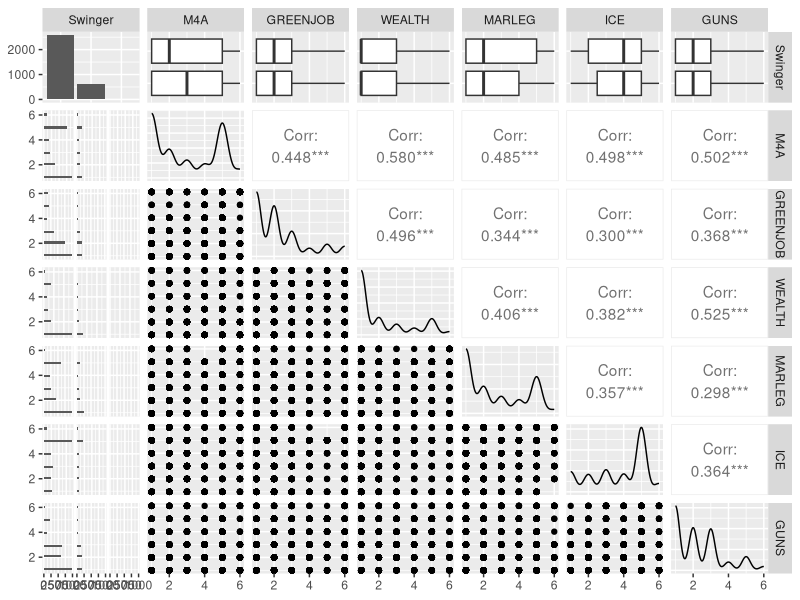
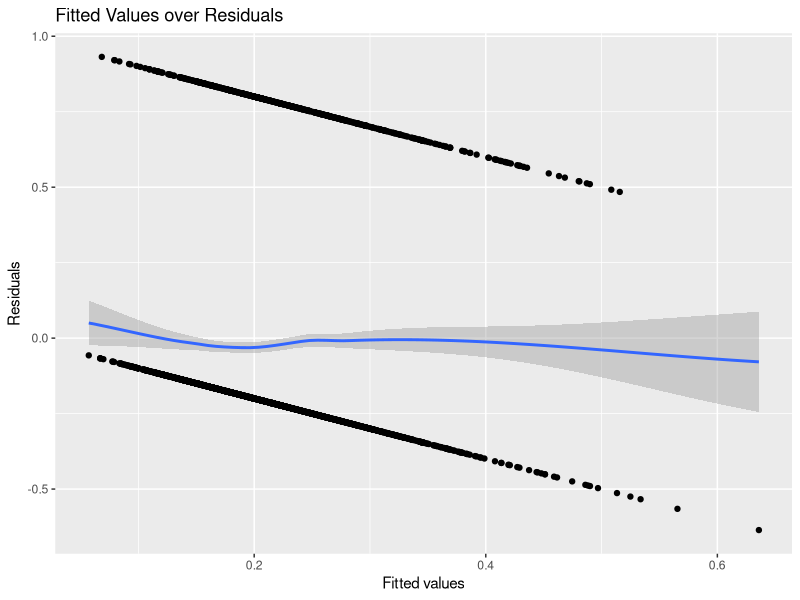
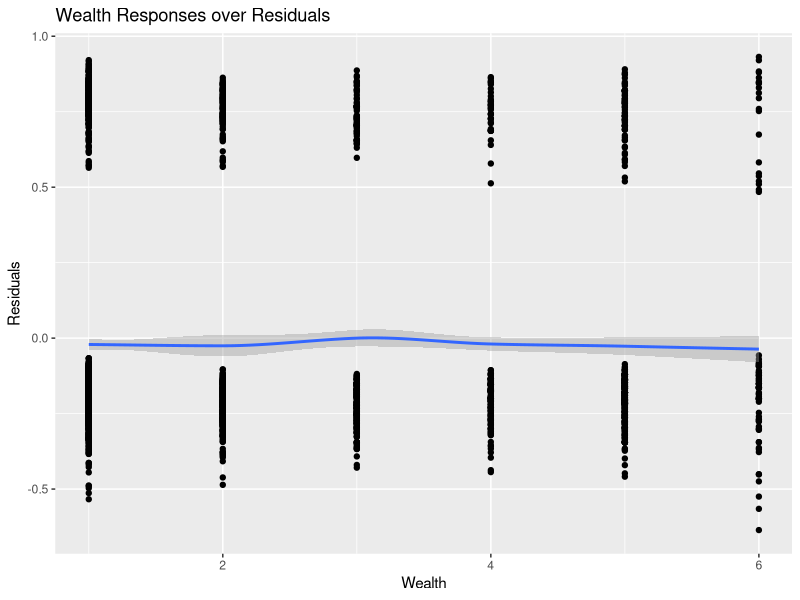
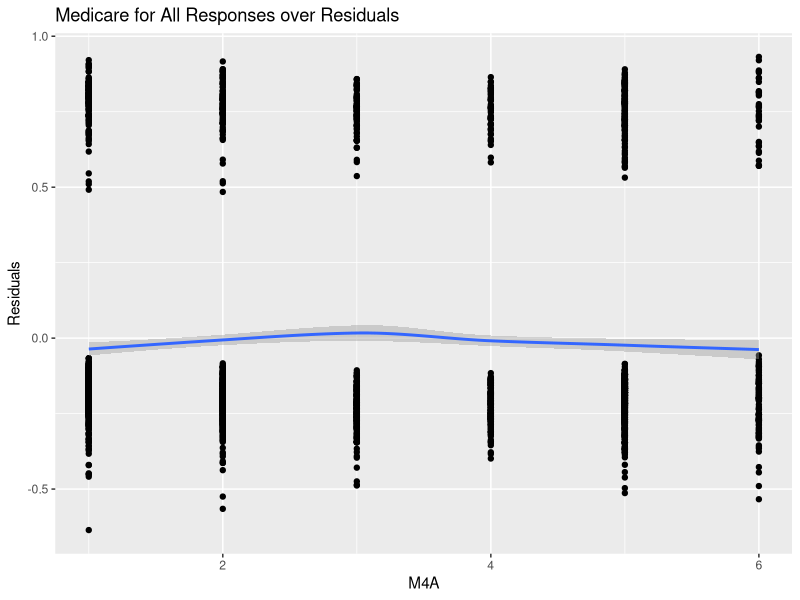
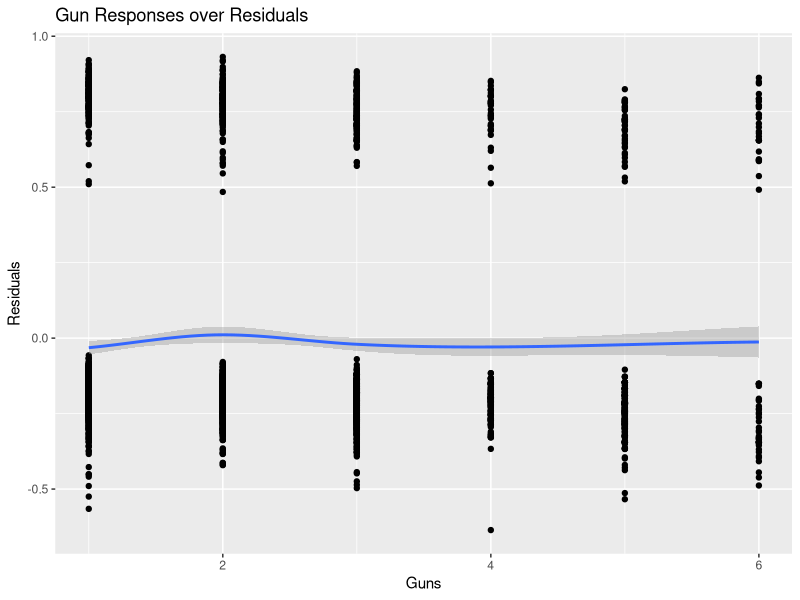
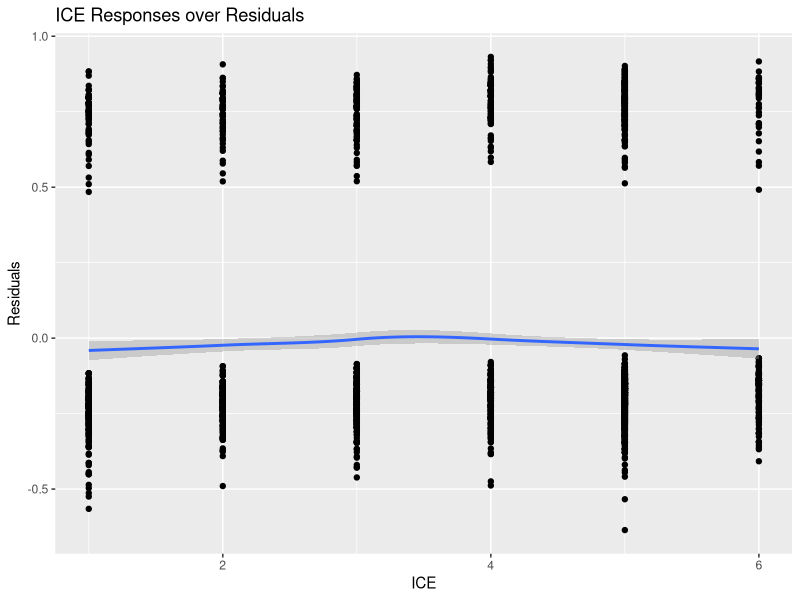
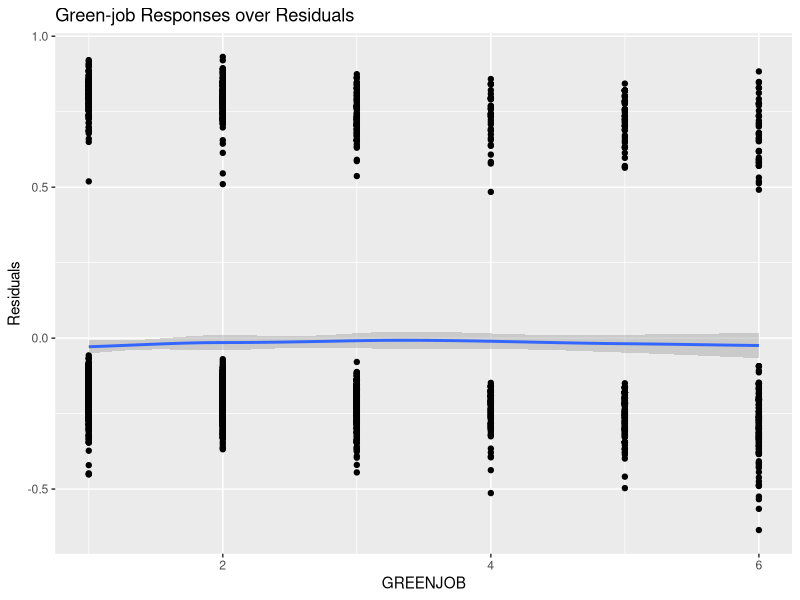
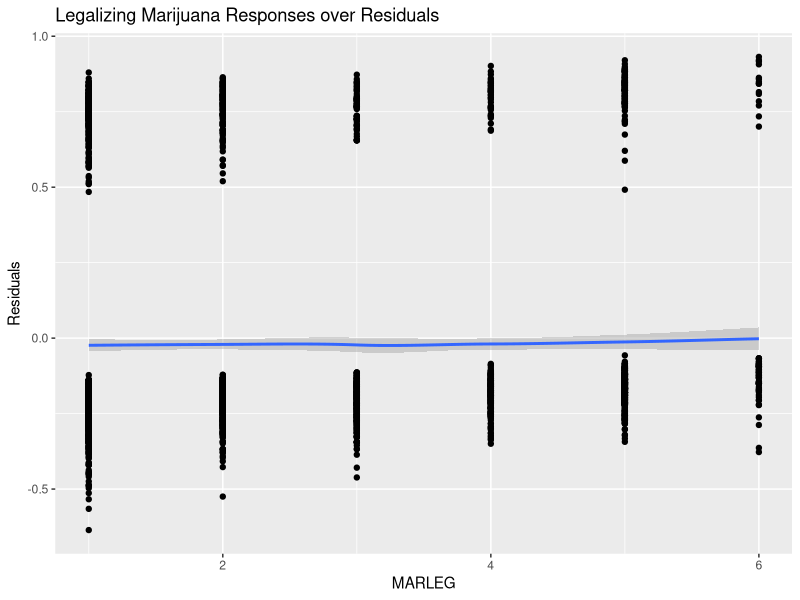

Source code (R) for these figures, in order:
## ---- chunk 1
knitr::opts_chunk$set(echo = TRUE)
# library imports go here
library(tidyverse)
library(ggplot2)
library(dplyr)
library(GGally)
library(broom)

# read in data
df <- read.csv("DFP_WTHH_release.csv")

# separate data into groups based on voting pattern
loyalD <- filter(filter(df, presvote16post == 1), house3 == 1)
loyalR <- filter(filter(df, presvote16post == 2), house3 == 2)

switchD <- filter(filter(df,presvote16post != 1),house3 == 1)
switchR <- filter(filter(df,presvote16post != 2),house3 == 2)

swinger <- !((df$presvote16post == 1 & df$house3 == 1) | (df$presvote16post == 2 & df$house3 == 2))
swingers <- df[swinger != FALSE,]
df['Swinger'] <- swinger

# subset data
issues <- df[c("Swinger","M4A","GREENJOB","WEALTH","MARLEG","ICE","GUNS")]
## ---- chunk 2

# adding variables to model at a time
one.issue <- glm(Swinger ~ WEALTH, family = quasibinomial, weights = weight_DFP, data = df)
two.issues <- glm(Swinger ~ WEALTH * M4A, family = quasibinomial, weights = weight_DFP, data = df)
three.issues <- glm(Swinger ~ WEALTH * M4A + MARLEG, family = quasibinomial, weights = weight_DFP, data = df)
four.issues <-  glm(Swinger ~ WEALTH * M4A + MARLEG + GUNS, family = quasibinomial, weights = weight_DFP, data = df)
five.issues <-  glm(Swinger ~ WEALTH * M4A + MARLEG + GUNS + GREENJOB, family = quasibinomial, weights = weight_DFP, data = df)
six.issues <- glm(Swinger ~ WEALTH * M4A + MARLEG + GUNS + GREENJOB + ICE, family = quasibinomial, weights = weight_DFP, data = df)

# probs for one issues
coe <- coef(one.issue)
y <- coe[1] + coe[2] * 1:5
probs <- exp(y) / (1 + exp(y)) 
cat("Probabilities for one issue variable (Wealth):\n",probs)
print("")

# probs for two issues
coe <- coef(two.issues)
y <- coe[1] + coe[2] + coe[3] * coe[4] * 1:5
probs <- exp(y) / (1 + exp(y))
cat("\nProbabilities for two issue variables (WEALTH + M4A):\n",probs)
print("")

coe <- coef(three.issues)
y <- coe[1] + coe[2] + coe[3] + coe[4] * coe[5] * 1:5
probs <- exp(y) / (1 + exp(y))
cat("\nProbabilities for three issue variables (WEALTH + M4A + MARLEG):\n",probs)
print("")

coe <- coef(four.issues)
y <- coe[1] + coe[2] + coe[3] + coe[4] + coe[5] * coe[6] * 1:5
probs <- exp(y) / (1 + exp(y))
cat("\nProbabilities for four issue variables (WEALTH + M4A + MARLEG + GUNS):\n",probs)
print("")

coe <- coef(five.issues)
y <- coe[1] + coe[2] + coe[3] + coe[4] + coe[5] + coe[6] * coe[7] * 1:5
probs <- exp(y) / (1 + exp(y))
cat("\nProbabilities for five issue variables (WEALTH + M4A + MARLEG + GUNS+ GREENJOB):\n",probs)
print("")

coe <- coef(six.issues)
y <- coe[1] + coe[2] + coe[3] + coe[4] + coe[5] + coe[6] + coe[7] * coe[8] * 1:5
probs <- exp(y) / (1 + exp(y))
cat("\nProbabilities for six issue variables (WEALTH + M4A + MARLEG + GUNS+GREENJOB + ICE):\n",probs)
## ---- chunk 3
pop <- df[c("POP_1","POP_2","POP_3")]

# populism variable models
one.pop <- glm(Swinger ~ POP_1, family = quasibinomial, weights = weight_DFP, data = df)
two.pops <- glm(Swinger ~ POP_1 + POP_2, family = quasibinomial, weights = weight_DFP, data = df)
three.pops <- glm(Swinger ~ POP_1 + POP_2 + POP_3, family = quasibinomial, weights = weight_DFP, data = df)

# probs for one pop variable
coe <- coef(one.pop)
y <- coe[1] + coe[2] * 1:5
probs <- exp(y) / (1 + exp(y)) 
cat("Probabilities for one populism variable (POP_1):\n",probs)
print("")

# probs for two pop variables
coe <- coef(two.pops)
y <- coe[1] + coe[2] + coe[3] * 1:5
probs <- exp(y) / (1 + exp(y)) 
cat("Probabilities for two populism variables (POP_1+ POP_2):\n",probs)
print("")

# probs for three pop variables
coe <- coef(three.pops)
y <- coe[1] + coe[2] + coe[3] + coe[4] * 1:5
probs <- exp(y) / (1 + exp(y)) 
cat("Probabilities for three populism variables (POP_1 + POP_2 + POP_3):\n",probs)
print("")
## ---- chunk 4
ggpairs(issues)
## ---- chunk 5
# evaluate residuals
six.df <- augment(six.issues)

# evaluate final model
six.df$.fitted = fitted.values(six.issues)
six.df$.resid = residuals(six.issues, type="response") 

gg1 <- ggplot(six.df, aes(x = .fitted, y = .resid)) + 
  geom_point() + 
  geom_smooth(method = "loess", method.args = list(degree = 1)) + 
  xlab("Fitted values") + 
  ylab("Residuals") + 
  ggtitle("Fitted Values over Residuals")

gg2 <- ggplot(six.df, aes(x = WEALTH, y = .resid)) + 
  geom_point() + 
  geom_smooth(method = "loess", method.args = list(degree = 1)) + 
  xlab("Wealth") + 
  ylab("Residuals") + 
  ggtitle("Wealth Responses over Residuals")

gg3 <- ggplot(six.df, aes(x = M4A, y = .resid)) + 
  geom_point() + 
  geom_smooth(method = "loess", method.args = list(degree = 1)) + 
  xlab("M4A") + 
  ylab("Residuals") + 
  ggtitle("Medicare for All Responses over Residuals")

gg4 <- ggplot(six.df, aes(x = GUNS, y = .resid)) + 
  geom_point() + 
  geom_smooth(method = "loess", method.args = list(degree = 1)) + 
  xlab("Guns") + 
  ylab("Residuals") + 
  ggtitle("Gun Responses over Residuals")

gg5 <- ggplot(six.df, aes(x = ICE, y = .resid)) + 
  geom_point() + 
  geom_smooth(method = "loess", method.args = list(degree = 1)) + 
  xlab("ICE") + 
  ylab("Residuals") + 
  ggtitle("ICE Responses over Residuals")

gg6 <- ggplot(six.df, aes(x = GREENJOB, y = .resid)) + 
  geom_point() + 
  geom_smooth(method = "loess", method.args = list(degree = 1)) + 
  xlab("GREENJOB") + 
  ylab("Residuals") + 
  ggtitle("Green-job Responses over Residuals")
  

gg7 <- ggplot(six.df, aes(x = MARLEG, y = .resid)) + 
  geom_point() + 
  geom_smooth(method = "loess", method.args = list(degree = 1)) + 
  xlab("MARLEG") + 
  ylab("Residuals") +
  ggtitle("Legalizing Marijuana Responses over Residuals")

gg1
gg2
gg3
gg4
gg5
gg6
gg7
## ---- chunk 6
ggpairs(pop)
## ---- chunk 7
# evaluate residuals
pop.df <- augment(three.pops)

# evaluate final model
pop.df$.fitted = fitted.values(three.pops)
pop.df$.resid = residuals(three.pops, type="response") 

gg1 <- ggplot(pop.df, aes(x = .fitted, y = .resid)) + 
  geom_point() + 
  geom_smooth(method = "loess", method.args = list(degree = 1)) + 
  xlab("Fitted values") + 
  ylab("Residuals") + 
  ggtitle("Fitted Values over Residuals")

gg2 <- ggplot(pop.df, aes(x = POP_1, y = .resid)) + 
  geom_point() + 
  geom_smooth(method = "loess", method.args = list(degree = 1)) + 
  xlab("POP_1") + 
  ylab("Residuals") + 
  ggtitle("POP 1 Variable over Residuals")

gg3 <- ggplot(pop.df, aes(x = POP_2, y = .resid)) + 
  geom_point() + 
  geom_smooth(method = "loess", method.args = list(degree = 1)) + 
  xlab("POP_2") + 
  ylab("Residuals") + 
  ggtitle("POP 2 Variable over Residuals")

gg4 <- ggplot(pop.df, aes(x = POP_3, y = .resid)) + 
  geom_point() + 
  geom_smooth(method = "loess", method.args = list(degree = 1)) + 
  xlab("POP_3") + 
  ylab("Residuals") + 
  ggtitle("POP 3 Variable over Residuals")


gg1
gg2
gg3
gg4
